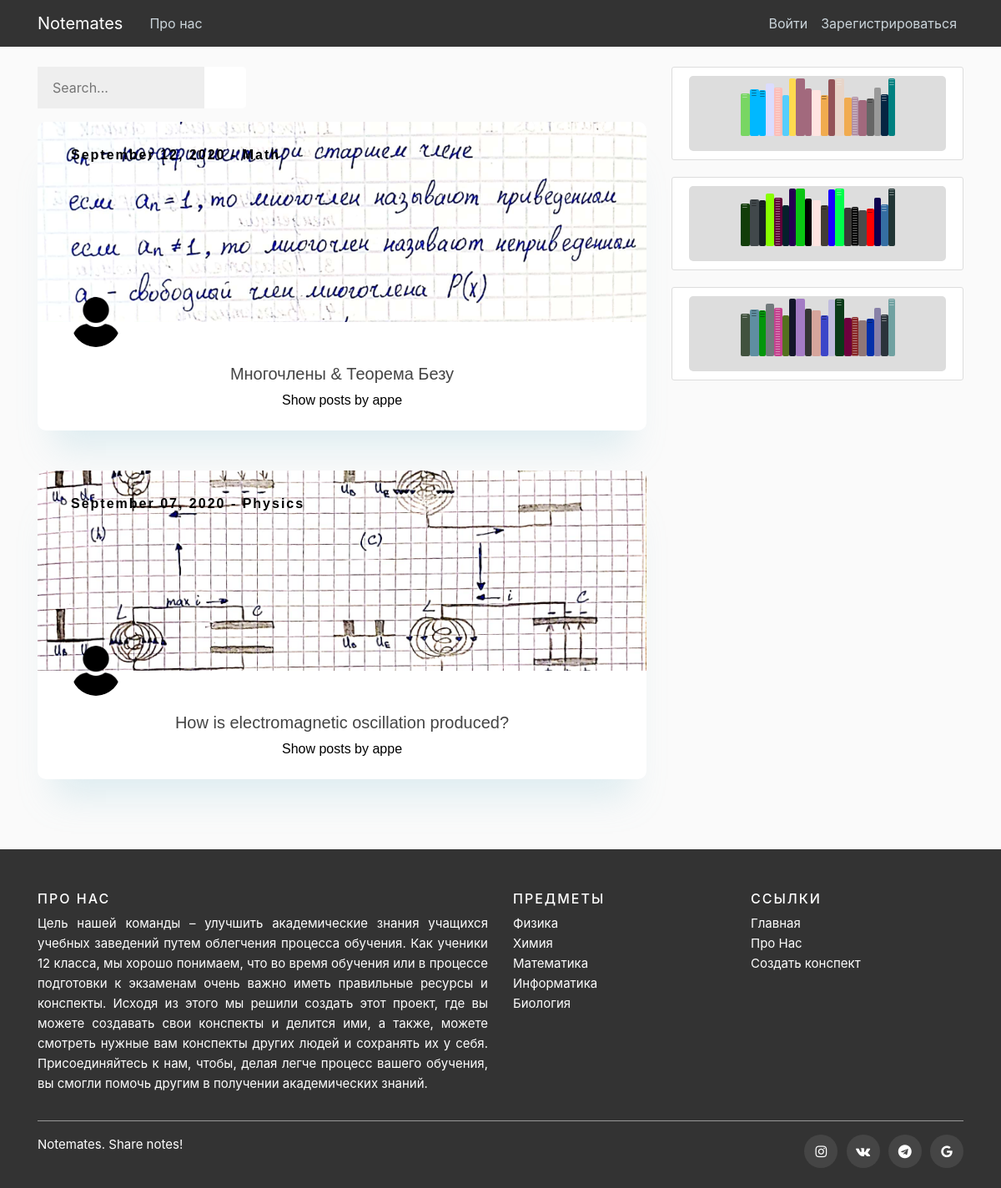
The page / on the database its author committed.
### blog/models.py (models this page shows, shortened)
class Post(models.Model):
    field_choices=(('A','A'),
                   ('B','B'))
    Заголовок = models.CharField(max_length=100)
    Описание = models.TextField()
    field=models.CharField(max_length=100, choices=field_choices, default='general')
    date_posted = models.DateTimeField(default=timezone.now)
    author = models.ForeignKey(User, on_delete=models.CASCADE)
    Урок=models.CharField(max_length=100)
    likes=models.ManyToManyField(User, related_name="blog_posts")
    image = models.ImageField(upload_to='posts', blank=True)
    image2 = models.ImageField(upload_to='posts', blank=True)
    image3 = models.ImageField(upload_to='posts', blank=True)

### users/models.py (models this page shows, shortened)
class Profile(models.Model):
    user = models.OneToOneField(User, on_delete=models.CASCADE,null=True, blank=True)
    image = models.ImageField(default='user.png', upload_to='profile_pics')
    twitter_url = models.CharField(max_length=255, null=True, blank=True)
    facebook_url = models.CharField(max_length=255, null=True, blank=True)
    instagram_url = models.CharField(max_length=255, null=True, blank=True)
    pinterest_url = models.CharField(max_length=255, null=True, blank=True)
    website_url = models.CharField(max_length=255, null=True, blank=True)

### blog/views.py (the view)
# urls.py: path('', PostListView.as_view(), name='blog-home'),
class PostListView(ListView):
    model = Post
    template_name = 'blog/home.html'  # <app>/<model>_<viewtype>.html
    context_object_name = 'posts'
    ordering = ['-date_posted']
    paginate_by = 5

### blog/templates/blog/home.html (shortened to what this page needs)
<head>
    <link rel="stylesheet" href="https://cdnjs.cloudflare.com/ajax/libs/font-awesome/4.7.0/css/font-awesome.min.css">
</head>
{% extends "blog/base.html" %}
{% block content %}
    <form method="GET" action="/search" ><div class="forme"><fieldset><input style="background-color: #eee;" name="query" type="search" placeholder="    Search..." /><button type="submit"></button></fieldset></div></form>
    {% for post in posts %}
        <main>
          <section class="collection-card" style="width: 100%;">
              <div class="card-img">
                {% if post.image %}
                  <a href="{% url 'post-detail' post.id %}"><img class="photo" src="{{ post.image.url }}" alt="Unsplash Photo" width="370"></a>
                {% endif %}
                  <a href="#"><img class="avator" src="{{ post.author.profile.image.url }}" alt="UI Faces Avator" width="60"></a>
                  <h6 class="card-name" style="color: #000;">{{ post.date_posted|date:"F d, Y" }} - {{ post.Урок }}</h6>
              </div>
              <div class="card-text">
                  <h5 class="title"><a class="article-title" href="{% url 'post-detail' post.id %}">{{ post.Заголовок }}</a></h5>
                  <a class="" style="color: #000;" href="{% url 'user-posts' post.author.username %}">Show posts by {{ post.author }}</a>
              </div>
          </section>
      </main>
      <br>
      <br>
    {% endfor %}
{% endblock content %}

### blog/templates/blog/base.html (shortened to what this page needs)
{% load blog_tags %}
{% load static %}
<!DOCTYPE html>
<html>
<head>
    <link rel="stylesheet" href="https://maxcdn.bootstrapcdn.com/bootstrap/4.0.0/css/bootstrap.min.css">
    <link rel="stylesheet" href="https://stackpath.bootstrapcdn.com/font-awesome/4.7.0/css/font-awesome.min.css">
    <link rel="stylesheet" type="text/css" href="{% static 'blog/main.css' %}">
    <link rel="stylesheet" type="text/css" href="{% static 'blog/style.css' %}">
    <link rel="stylesheet" type="text/css" href="{% static 'blog/footer.css' %}">
    <link rel="stylesheet" type="text/css" href="{% static 'blog/buttons.css' %}">
    <link rel="stylesheet" type="text/css" href="{% static 'blog/books.css' %}">
    <link rel="stylesheet" type="text/css" href="{% static 'blog/books1.css' %}">
    <link rel="stylesheet" type="text/css" href="{% static 'blog/books2.css' %}">
    <link rel="stylesheet" type="text/css" href="{% static 'blog/slider.css' %}">
</head>
<body>
    <header class="site-header" style="background-color: #333333;">
      <nav class="navbar navbar-expand-md navbar-dark bg-steel fixed-top">
        <div class="container">
          <a class="navbar-brand mr-4" href="{% url 'blog-home' %}">Notemates</a>
          <div class="collapse navbar-collapse" id="navbarToggle">
            <div class="navbar-nav mr-auto">
              <a class="nav-item nav-link" href="{% url 'blog-about' %}">Про нас</a>
            </div>
            <div class="navbar-nav">
              {% if user.is_authenticated %}
                <a class="nav-item nav-link" href="{% url 'post-create' %}">Создать конспект</a>
                <a class="nav-item nav-link" href="{% url 'profile' %}">Профиль</a>
                <a class="nav-item nav-link" href="{% url 'logout' %}">Выйти</a>
              {% else %}
                <a class="nav-item nav-link" href="{% url 'login' %}">Войти</a>
                <a class="nav-item nav-link" href="{% url 'register' %}">Зарегистрироваться</a>
              {% endif %}
            </div>
          </div>
        </div>
      </nav>
    </header>
    <main role="main" class="container">
      <div class="row">
        <div class="col-md-8">
          {% block content %}{% endblock %}
        </div>
        <div class="col-md-4">
          <div class="content-section" style="    display: flex;
          justify-content: center;
          align-items: center;">
            <div class="shelf">
              <a href="https://wiki.beyondcurriculum.kz/" target="_blank" class="book"></a>
              <a href="https://www.newscientist.com/article/mg24732990-600-why-there-is-no-such-thing-as-a-healthy-diet-that-works-for-everyone/" target="_blank" class="book"></a>
              <a href="https://blog.beyondcurriculum.kz/pascal-triangle/" target="_blank" class="book"></a>
              <a href="https://www.scientificamerican.com/article/how-many-aliens-are-in-the-milky-way-astronomers-turn-to-statistics-for-answers/" target="_blank" class="book"></a>
              <a href="https://www.aldaily.com/" target="_blank" class="book"></a>
              <a href="https://www.newyorker.com/magazine/2020/09/14/how-can-we-pay-for-creativity-in-the-digital-age" target="_blank" class="book"></a>
              <a href="https://thecritic.co.uk/issues/september-2020/time-flies-relatively-speaking/" target="_blank" class="book"></a>
              <a href="https://www.thenation.com/article/culture/joanne-mcneil-lurking-review/" target="_blank" class="book"></a>
              <a href="https://mydiscoveries.ru/naglyadno-o-tom-pochemu-skorost-sveta-ne-takaya-byistraya" target="_blank" class="book"></a>
              <a href="https://blog.beyondcurriculum.kz/foundation-of-math/" target="_blank" class="book"></a>
              <a href="https://blog.beyondcurriculum.kz/how-does-vision-work/" target="_blank" class="book"></a>
              <a href="https://www.thenation.com/article/culture/joanne-mcneil-lurking-review/" target="_blank" class="book"></a>
              <a href="http://discovermagazine.com/" target="_blank" class="book"></a>
              <a href="https://www.popsci.com/story/science/gw-orionis-star-trio/" target="_blank" class="book"></a>
              <a href="https://allthatsinteresting.com/lunar-crater-radio-telescope" target="_blank" class="book"></a>
              <a href="http://www.forbes.com/" target="_blank" class="book"></a>
              <a href="https://nplusonemag.com/" target="_blank" class="book"></a>
              <a href="http://www.observer.com/" target="_blank" class="book"></a>
              <a href="https://www.technologyreview.com/" target="_blank" class="book"></a>
              <a href="https://aeon.co/essays/complex-systems-science-allows-us-to-see-new-paths-forward" target="_blank" class="book"></a>
            </div>
          </div>
          <div class="content-section" style="    display: flex;
          justify-content: center;
          align-items: center;">
            <div class="shelf1">
              <a href="https://www.technologyreview.com/2020/09/11/1008335/new-standards-for-ai-clinical-trials-will-help-spot-snake-oil-and-hype/" target="_blank" class="book1"></a>
              <a href="https://www.washingtonpost.com/health/2020/09/15/virus-nyclockdown/?hpid=hp_national1-8-12_7pm-tue-nyclockdown%3Ahomepage%2Fstory-ans" target="_blank" class="book1"></a>
              <a href="https://www.ft.com/" target="_blank" class="book1"></a>
              <a href="https://www.publicbooks.org/for-the-slow-work-of-critique-in-critical-times/" target="_blank" class="book1"></a>
              <a href="https://www.newyorker.com/magazine/2020/08/31/how-wagner-shaped-hollywood" target="_blank" class="book1"></a>
              <a href="https://www.scientificamerican.com/article/if-there-are-aliens-out-there-where-are-they/" target="_blank" class="book1"></a>
              <a href="https://www.sciencenewsforstudents.org/article/top-10-tips-study-smarter-not-longer-study-skills" target="_blank" class="book1"></a>
              <a href="https://www.scientificamerican.com/video/seeing-through-the-sea/" target="_blank" class="book1"></a>
              <a href="https://hudsonreview.com/2020/09/on-a-tight-rope/#.X0hR0X6SnBi" target="_blank" class="book1"></a>
              <a href="http://www.independent.co.uk/" target="_blank" class="book1"></a>
              <a href="https://www.newstatesman.com/culture/books/2020/08/realism-magic" target="_blank" class="book1"></a>
              <a href="https://thepointmag.com/dialogue/mistakes-weve-made-george-kateb/" target="_blank" class="book1"></a>
              <a href="https://www.nytimes.com/2020/09/15/technology/apple-watch-is-a-private-road.html" target="_blank" class="book1"></a>
              <a href="https://spectrum.ieee.org/artificial-intelligence/machine-learning/this-ai-poet-mastered-rhythm-rhyme-and-natural-language-to-write-like-shakespeare" target="_blank" class="book1"></a>
              <a href="https://www.spectator.co.uk/article/the-art-of-the-hermit" target="_blank" class="book1"></a>
              <a href="https://www.thenation.com/article/culture/anya-bernstein-future-immortality-russia-cryogenics-review/" target="_blank" class="book1"></a>
              <a href="https://www.technologyreview.com/2020/09/14/1008323/ai-ethics-representation-artificial-intelligence-opinion/" target="_blank" class="book1"></a>
              <a href="https://hbr.org/2020/09/dont-just-lead-your-people-through-trauma-help-them-grow?ab=hero-subleft-3" target="_blank" class="book1"></a>
              <a href="https://www.1843magazine.com/upfront/brave-new-word/do-you-speak-corona-a-guide-to-covid19-slang" target="_blank" class="book1"></a>
              <a href="https://www.wsj.com/articles/apples-product-prices-are-getting-more-confusing-11600210965?mod=hp_lista_pos1" target="_blank" class="book1"></a>
            </div>
          </div>
          <div class="content-section" style="    display: flex;
          justify-content: center;
          align-items: center;">
            <div class="shelf2">
              <a href="https://blog.beyondcurriculum.kz/macroeconomics-1-introduction/" target="_blank" class="book2"></a>
              <a href="https://www.nationalaffairs.com/publications/detail/the-erosion-of-deep-literacy" target="_blank" class="book2"></a>
              <a href="https://www.nybooks.com/articles/2020/08/20/buzz-buzz-interspecies-communication/" target="_blank" class="book2"></a>
              <a href="https://www.historytoday.com/history-matters/pause-and-effect" target="_blank" class="book2"></a>
              <a href="https://lareviewofbooks.org/article/binge-and-purge-the-rise-of-extreme-film-criticism/" target="_blank" class="book2"></a>
              <a href="https://www.sciencenews.org/article/coronavirus-covid19-infection-lung-cell-images" target="_blank" class="book2"></a>
              <a href="https://mydiscoveries.ru/pochemu-radiatsiya-assotsiiruetsya-s-zelenyim-tsvetom" target="_blank" class="book2"></a>
              <a href="https://thebaffler.com/salvos/they-made-a-movie-out-of-it-pogue" target="_blank" class="book2"></a>
              <a href="https://www.bbc.com/worklife/article/20191118-what-shapes-a-polymath---and-do-we-need-them-more-than-ever" target="_blank" class="book2"></a>
              <a href="https://blog.beyondcurriculum.kz/how-to-be-productive/" target="_blank" class="book2"></a>
              <a href="http://economist.com/" target="_blank" class="book2"></a>
              <a href="https://www.usatoday.com/story/life/2020/05/29/george-floyd-death-donations-resources-justice-petitions/5282539002/" target="_blank" class="book2"></a>
              <a href="https://www.sciencedaily.com/releases/2020/09/200910110824.htm" target="_blank" class="book2"></a>
              <a href="https://www.the-american-interest.com/2019/10/08/artificial-intelligence-whats-to-fear/" target="_blank" class="book2"></a>
              <a href="https://www.washingtonpost.com/entertainment/music/what-does-a-conductor-do-anyway-a-music-critic-lays-it-out/2019/10/01/5205df24-decb-11e9-be96-6adb81821e90_story.html" target="_blank" class="book2"></a>
              <a href="https://nypost.com/2020/09/15/scientists-create-gene-edited-animals-to-boost-food-production/" target="_blank" class="book2"></a>
              <a href="https://www.nytimes.com/2019/09/18/style/all-the-writers-workshops.html" target="_blank" class="book2"></a>
              <a href="https://www.newyorker.com/tech/annals-of-technology/was-e-mail-a-mistake" target="_blank" class="book2"></a>
              <a href="https://www.prospectmagazine.co.uk/features/prospect-worlds-top-50-thinkers-2019" target="_blank" class="book2"></a>
              <a href="https://www.nytimes.com/2020/09/11/your-money/cash-credit-cards-coronavirus.html" target="_blank" class="book2"></a>
            </div>
          </div>
        </div>
      </div>
    </main>
  <footer class="site-footer">
    <div class="container">
      <div class="row">
        <div class="col-sm-12 col-md-6">
          <h6>Про нас</h6>
          <p class="text-justify">Цель нашей команды – улучшить академические знания учащихся учебных заведений путем облегчения процесса обучения. Как ученики 12 класса, мы хорошо понимаем, что во время обучения или в процессе подготовки к экзаменам очень важно иметь правильные ресурсы и конспекты. Исходя из этого мы решили создать этот проект, где вы можете создавать свои конспекты и делится ими, а также, можете смотреть нужные вам конспекты других людей и сохранять их у себя. Присоединяйтесь к нам, чтобы, делая легче процесс вашего обучения, вы смогли помочь другим в получении академических знаний.</p>
        </div>
        <div class="col-xs-6 col-md-3">
          <h6>Предметы</h6>
          <ul class="footer-links">
            <li><a href="/search?query=physics">Физика</a></li>
            <li><a href="/search?query=chemistry">Химия</a></li>
            <li><a href="/search?query=math">Математика</a></li>
            <li><a href="/search?query=ict">Информатика</a></li>
            <li><a href="/search?query=biology">Биология</a></li>
          </ul>
        </div>
        <div class="col-xs-6 col-md-3">
          <h6>Ссылки</h6>
          <ul class="footer-links">
            <li><a href="/">Главная</a></li>
            <li><a href="/about/">Про Нас</a></li>
            <li><a href="/post/new/">Создать конспект</a></li>
          </ul>
        </div>
      </div>
      <hr>
    </div>
    <div class="container">
      <div class="row">
        <div class="col-md-8 col-sm-6 col-xs-12">
          <p class="copyright-text">Notemates. Share notes!</a>
          </p>
        </div>
        <div class="col-md-4 col-sm-6 col-xs-12">
          <ul class="social-icons">
            <li><a class="facebook" href="#" target="_blank"><i class="fa fa-instagram" style="margin-top: 12px;"></i></a></li>
            <li><a class="twitter" href="https://vk.com/notemates" target="_blank" ><i class="fa fa-vk"  style="margin-top: 12px;"></i></a></li>
            <li><a class="dribbble" href="https://t.me/notemates" target="_blank"><i class="fa fa-telegram" style="margin-top: 12px;"></i></a></li>
            <li><a class="linkedin" href="mailto:notematescontact@gmail.com" target="_blank"><i class="fa fa-google"  style="margin-top: 12px;"></i></a></li>
          </ul>
        </div>
      </div>
    </div>
</footer>
</body>
</html>

### rows shown on the page
Post: image (picture), author.profile.image (placeholder picture), date_posted "September 12, 2020", Урок "Math", Заголовок "Многочлены & Теорема Безу", author "appe"
Post: image (picture), author.profile.image (placeholder picture), date_posted "September 07, 2020", Урок "Physics", Заголовок "How is electromagnetic oscillation produced?", author "appe"
